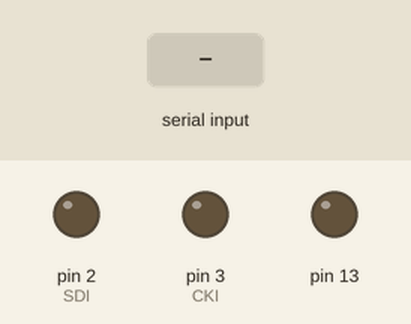
This sketch was run on a simulated Arduino Uno, built with avr-gcc and run on an emulated ATmega328P. Shown: output pins drawn as LEDs (lit = HIGH). Inputs (shaded band) come from the test bench. Random numbers use the default seed unless the sketch sets one.

Above: at 1.2 s.
1.3 s: "a" received over Serial
At 1.8 s:
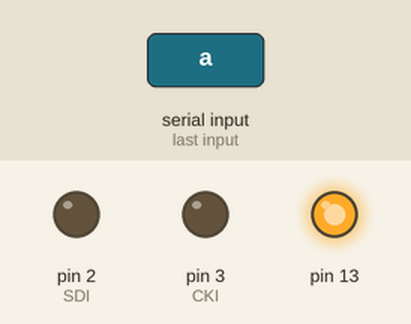
4.3 s: "b" received over Serial
At 5.7 s:
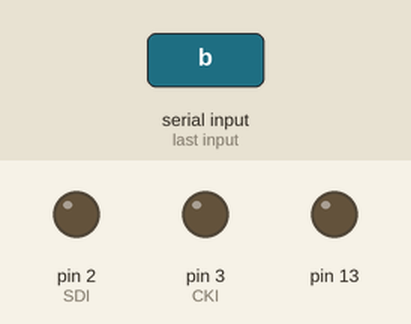
7.3 s: "e" received over Serial
At 9.7 s:
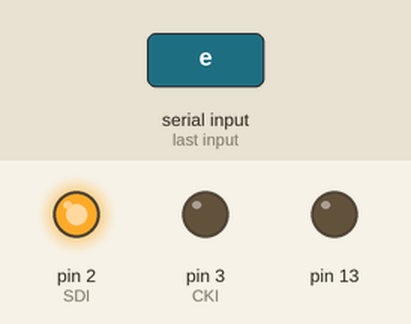
Timing chart, 0 to 11.2 s (numbered marks = the images above; inputs shaded):
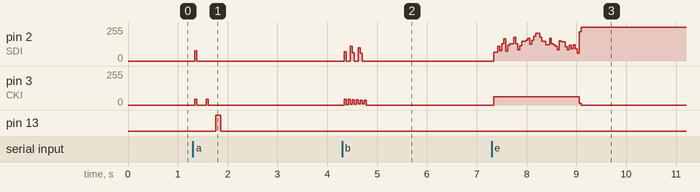

The sketch:

LED_Line.ino
```cpp
int d = 200; // delay in ms
int bright = 2;
boolean bFlag = 1;

int SDI = 2; //Red wire (not the red 5V wire!)
int CKI = 3; //Green wire

#define STRIP_LENGTH 64 //64 LEDs on this strip
long strip_colors[STRIP_LENGTH];

void setup() {
  pinMode(SDI, OUTPUT);
  pinMode(CKI, OUTPUT);
  pinMode(13,OUTPUT);
  Serial.begin(57600);
  //Clear out the array
  for(int x = 0 ; x < STRIP_LENGTH ; x++)
    strip_colors[x] = 0;
}

long brightness(int b)
{
  long brightness = 0;
  for(int x = 0 ; x < 3 ; x++)
   {
    brightness <<= 8;
    brightness |= b;
   }
    return brightness;
}

void pulseFrame(int b, int d)
{
    //Pre-fill the color array with known values
  for(int i=0; i<STRIP_LENGTH;i++)
  {
    strip_colors[i]   = brightness(b);//White
  }
  post_frame(); //Push the current color frame to the strip
  delay(d);

}

void pulse(int d, int s) //d duration in ms, s number ob steps
{
     //bright=brightness(100);
        for(int fadeValue = 0 ; fadeValue <= 255; fadeValue +=s) {
    // sets the value (range from 0 to 255):
      pulseFrame(fadeValue,0);
    // wait for 30 milliseconds to see the dimming effect
    delay(d);
  }

  // fade out from max to min in increments of 5 points:
  for(int fadeValue = 255 ; fadeValue >= 0; fadeValue -=s) {
    // sets the value (range from 0 to 255):
      pulseFrame(fadeValue,0);
    // wait for 30 milliseconds to see the dimming effect
    delay(d);
  }
}

void createFrame_1()
{
    //Pre-fill the color array with known values
  for(int i=0; i<STRIP_LENGTH;i=i+3)
  {
   // strip_colors[i]   = brightness(bright);//White
    strip_colors[i] = 0xFF0000;
    strip_colors[i+1] = 0x000000; //Off
    strip_colors[i+2] = 0x000000; //Off
  }
  post_frame(); //Push the current color frame to the strip
}

void createFrame_2()
{
    //Pre-fill the color array with known values
  for(int i=0; i<STRIP_LENGTH;i=i+3)
  {
    strip_colors[i] = 0x000000;
    strip_colors[i+1] = 0xFF0000;
   // strip_colors[i+1] = brightness(bright);
    strip_colors[i+2] = 0x000000; //Off
  }
  post_frame(); //Push the current color frame to the strip
}

void createFrame_3()
{
    //Pre-fill the color array with known values
  for(int i=0; i<STRIP_LENGTH;i=i+3)
  {
    strip_colors[i] = 0x000000;
    strip_colors[i+1] = 0x000000;
    strip_colors[i+2] = 0xFF0000;
   // strip_colors[i+2] = brightness(bright);
  }
  post_frame(); //Push the current color frame to the strip
}

void coin_1()
{
  for(int i=0; i<STRIP_LENGTH;i++)
  {
    strip_colors[i] = 0xFF4000;
  }
  post_frame(); //Push the current color frame to the strip
}

void damage_1()
{
  for(int i=0; i<STRIP_LENGTH;i++)
  {
    strip_colors[i] = 0xFF0000;
  }
  post_frame(); //Push the current color frame to the strip
}

void star_1()
{
  for(int i=0; i<STRIP_LENGTH;i++)
  {
    strip_colors[random(STRIP_LENGTH)] = 0xFFFF00;
  }
  post_frame(); //Push the current color frame to the strip
}

void star_2()
{
  for(int i=0; i<STRIP_LENGTH;i++)
  {
    strip_colors[random(STRIP_LENGTH)] = 0x000000;
  }
  post_frame(); //Push the current color frame to the strip
}

void all_dark()
{
  for(int i=0; i<STRIP_LENGTH;i++)
  {
    strip_colors[i] = 0x000000;
  }
  post_frame(); //Push the current color frame to the strip
}

void moveOut()
{
    createFrame_1();
    delay(d);
    createFrame_2();
    delay(d);
    createFrame_3();
    delay(d);
}

void moveIn()
{
    createFrame_3();
    delay(d);
    createFrame_2();
    delay(d);
    createFrame_1();
    delay(d);
}
void Coin()  //one blinking
{
  for(int j=0;j<1;j++)
  {
    coin_1();
    delay(d);
    all_dark();
    delay(d);
  }
}

void Damage()
{
  for(int k=0;k<3;k++)
  {
    damage_1();
    delay(d/4);
    all_dark();
    delay(d/4);
  }
}

void Star()
{
    star_1();
    delay(d/4);
    star_2();
    delay(d/4);
}

void Dead()
{
  for(int l=0;l<2;l++)
  {
    moveIn();
    delay(d*4);
    all_dark();
    delay(d/4);
    damage_1();
    delay(d/4);
    all_dark();
    delay(d/4);
    damage_1();
    delay(d/4);
    all_dark();
    delay(d/4);
  }
}

void loop() {

  char  sw='c';

 //Xbee Debug
if(Serial.available()>0){

  switch(Serial.read()){
  case 'a':  //coin
  Coin();
  digitalWrite(13,HIGH);
  delay(100);
  digitalWrite(13,LOW);
  break;

  case 'b':  //damage
  Damage();
  break;

  case 'c':  //star
  Star();
  break;

  case 'd':  //dead
  Dead();
  break;

  case 'e':  //dead
  pulse(1,9);
  break;

  }
}

}

//Takes the current strip color array and pushes it out
void post_frame (void) {
  //Each LED requires 24 bits of data
  //MSB: R7, R6, R5..., G7, G6..., B7, B6... B0
  //Once the 24 bits have been delivered, the IC immediately relays these bits to its neighbor
  //Pulling the clock low for 500us or more causes the IC to post the data.

  for(int LED_number = 0 ; LED_number < STRIP_LENGTH ; LED_number++) {
    long this_led_color = strip_colors[LED_number]; //24 bits of color data

    for(byte color_bit = 23 ; color_bit != 255 ; color_bit--) {
      //Feed color bit 23 first (red data MSB)

      digitalWrite(CKI, LOW); //Only change data when clock is low

      long mask = 1L << color_bit;
      //The 1'L' forces the 1 to start as a 32 bit number, otherwise it defaults to 16-bit.

      if(this_led_color & mask)
        digitalWrite(SDI, HIGH);
      else
        digitalWrite(SDI, LOW);

      digitalWrite(CKI, HIGH); //Data is latched when clock goes high
    }
  }

  //Pull clock low to put strip into reset/post mode
  digitalWrite(CKI, LOW);
  delayMicroseconds(500); //Wait for 500us to go into reset
}
```

Measured:
- after the input at 1.3 s, pin 2 (SDI): 0/255 → 77/255 at once, → 0/255 0.04 s later; pin 3 (CKI): alternates 45/255 for 0.04 s and 0/255 for 0.19 s, 4 changes in all, then stays 0/255, starting at once; pin 13: LOW → HIGH after 0.46 s, → LOW 0.10 s later
- after the input at 7.3 s, pin 3 (CKI): 0/255 → 61/255 at once, → 0/255 1.7 s later
